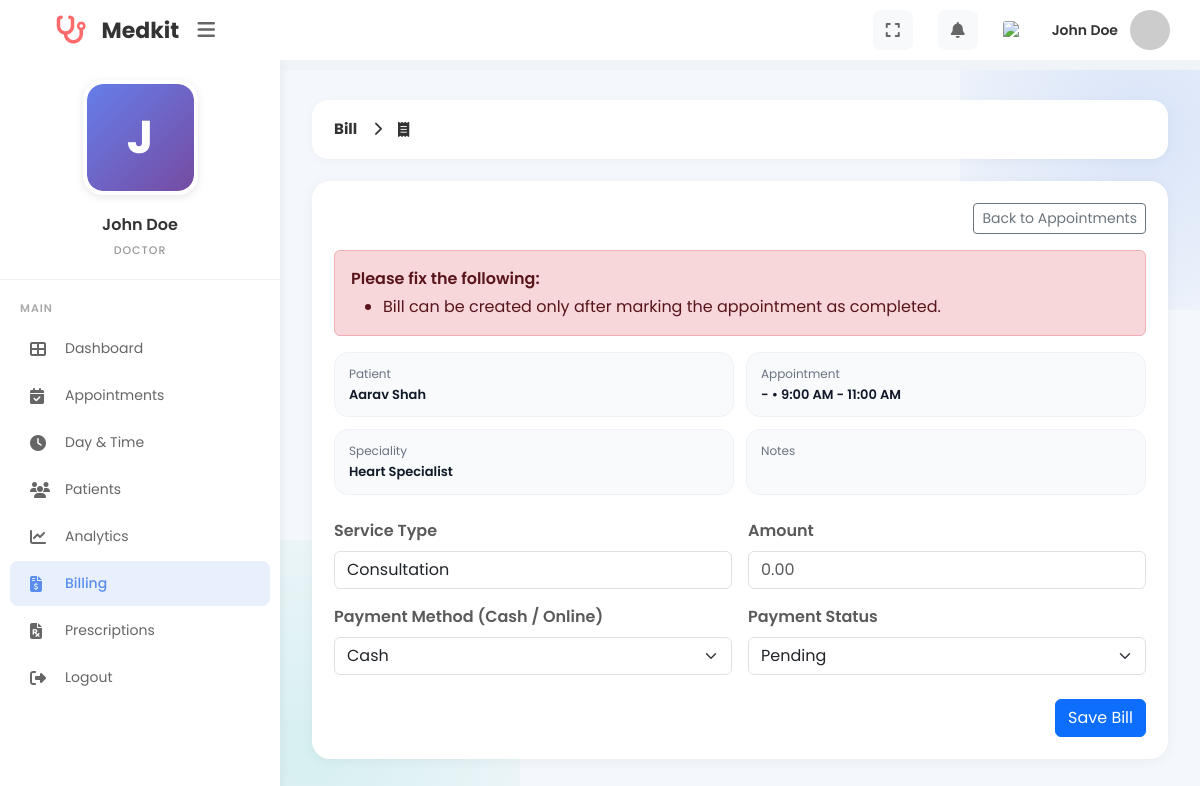
The app's page /MINI_PHP/doctor_bill.php?booking_id=1 (signed in) with its own data.
### tables this page shows
CREATE TABLE `users` (
  `id` int(11) NOT NULL,
  `firstname` varchar(225) DEFAULT '',
  `lastname` varchar(225) DEFAULT '',
  `phone_number` bigint(20) DEFAULT 0,
  `date_of_birth` date DEFAULT curdate(),
  `email` varchar(50) NOT NULL,
  `gender` varchar(100) DEFAULT '',
  `address` varchar(225) DEFAULT '',
  `clinic_name` varchar(255) DEFAULT NULL,
  `experience_years` int(11) DEFAULT 0,
  `education` varchar(255) DEFAULT NULL,
  `bio` text DEFAULT NULL,
  `password` varchar(255) NOT NULL,
  `role_id` int(11) DEFAULT 0,
  `category_id` int(11) DEFAULT NULL,
  `created_at` timestamp NOT NULL DEFAULT current_timestamp(),
  `updated_at` timestamp NOT NULL DEFAULT current_timestamp() ON UPDATE current_timestamp(),
  `profile_image` varchar(255) DEFAULT NULL,
  `license_number` varchar(50) DEFAULT NULL,
  `license_document` varchar(255) DEFAULT NULL,
  `verification_status` enum('verified','pending','rejected') NOT NULL DEFAULT 'verified',
  `verification_reason` varchar(255) DEFAULT NULL,
  `verified_at` timestamp NULL DEFAULT NULL,
  `verified_by_admin_id` int(11) DEFAULT NULL,
  `commission_percent` decimal(5,2) NOT NULL DEFAULT 10.00
);

CREATE TABLE `visit_booking` (
  `id` int(11) NOT NULL,
  `patient_id` int(11) DEFAULT 0,
  `doctor_id` int(11) DEFAULT 0,
  `speciality_id` int(11) DEFAULT 0,
  `time_id` int(11) DEFAULT 0,
  `Note` varchar(225) DEFAULT '',
  `is_visited` int(11) DEFAULT 0,
  `created_at` timestamp NOT NULL DEFAULT current_timestamp(),
  `updated_at` timestamp NOT NULL DEFAULT current_timestamp() ON UPDATE current_timestamp(),
  `appointment_date` date DEFAULT NULL,
  `status` enum('pending','accepted','visited','rejected') DEFAULT 'pending',
  `patient_notified` tinyint(1) DEFAULT 0,
  `doctor_seen` tinyint(1) NOT NULL DEFAULT 0,
  `reminder_sent_at` datetime DEFAULT NULL,
  `documents_emailed_at` datetime DEFAULT NULL
);

CREATE TABLE `patient` (
  `id` int(11) NOT NULL,
  `firstname` varchar(225) DEFAULT '',
  `lastname` varchar(225) DEFAULT '',
  `phone_number` bigint(20) DEFAULT 0,
  `email` varchar(100) DEFAULT NULL,
  `password` varchar(255) DEFAULT NULL,
  `date_of_birth` date DEFAULT curdate(),
  `gender` varchar(225) DEFAULT '',
  `address` varchar(225) DEFAULT '',
  `created_at` timestamp NOT NULL DEFAULT current_timestamp(),
  `updated_at` timestamp NOT NULL DEFAULT current_timestamp() ON UPDATE current_timestamp()
);

CREATE TABLE `doctor_available_time` (
  `id` int(11) NOT NULL,
  `day_id` int(11) DEFAULT 0,
  `start_time` time DEFAULT '00:00:00',
  `end_time` time DEFAULT '00:00:00',
  `created_at` timestamp NOT NULL DEFAULT current_timestamp(),
  `updated_at` timestamp NOT NULL DEFAULT current_timestamp() ON UPDATE current_timestamp()
);

CREATE TABLE `speciality` (
  `id` int(11) NOT NULL,
  `category_id` int(11) DEFAULT 0,
  `doctor_speciality` varchar(225) DEFAULT '',
  `created_at` timestamp NOT NULL DEFAULT current_timestamp(),
  `updated_at` timestamp NOT NULL DEFAULT current_timestamp() ON UPDATE current_timestamp()
);

### MINI_PHP/doctor_bill.php (the view, shortened to what this page needs)
<?php
include("config.php");
$doctor_id = (int)$_SESSION['doctor_id'];
$schema_error = '';
$doctor_res = mysqli_query($conn, "SELECT firstname, lastname, profile_image FROM users WHERE id = $doctor_id LIMIT 1");
$doctor = $doctor_res ? mysqli_fetch_assoc($doctor_res) : null;
$doctor['profile_image'] = $doctor['profile_image'] ?? '';
$booking_id = isset($_GET['booking_id']) ? (int)$_GET['booking_id'] : 0;
$errors = [];
$booking = null;
$bill = null;
function fetch_booking_for_billing(mysqli $conn, int $doctor_id, int $booking_id): ?array
{
  $q = "
        SELECT
            vb.id AS booking_id,
            vb.patient_id,
            vb.doctor_id,
            vb.speciality_id,
            vb.time_id,
            vb.appointment_date,
            vb.status,
            vb.Note,
            p.firstname AS patient_firstname,
            p.lastname AS patient_lastname,
            p.phone_number,
            p.email AS patient_email,
            s.doctor_speciality,
            dat.start_time,
            dat.end_time
        FROM visit_booking vb
        LEFT JOIN patient p ON p.id = vb.patient_id
        LEFT JOIN speciality s ON s.id = vb.speciality_id
        LEFT JOIN doctor_available_time dat ON dat.id = vb.time_id
        WHERE vb.id = ? AND vb.doctor_id = ?
        LIMIT 1
    ";
  $stmt = $conn->prepare($q);
  $stmt->bind_param("ii", $booking_id, $doctor_id);
  $stmt->execute();
  $res = $stmt->get_result();
  $row = $res ? $res->fetch_assoc() : null;
  return $row ?: null;
}
function fetch_bill_by_booking(mysqli $conn, int $doctor_id, int $booking_id): ?array
{
  $q = "SELECT * FROM clinic_bills WHERE booking_id = ? AND doctor_id = ? LIMIT 1";
  $stmt = $conn->prepare($q);
  $stmt->bind_param("ii", $booking_id, $doctor_id);
  $stmt->execute();
  $res = $stmt->get_result();
  $row = $res ? $res->fetch_assoc() : null;
  return $row ?: null;
}
if (empty($schema_error)) {
  if ($booking_id > 0) {
    $booking = fetch_booking_for_billing($conn, $doctor_id, $booking_id);
    if (!$booking) {
      $errors[] = 'Booking not found.';
    } else {
      if (!$bill) {
        $bill = fetch_bill_by_booking($conn, $doctor_id, $booking_id);
      }
      if (($booking['status'] ?? '') !== 'visited') {
        $errors[] = 'Bill can be created only after marking the appointment as completed.';
      }
    }
  } else {
    $errors[] = 'Missing booking.';
  }
}
$invoice_no = $bill ? billing_invoice_no((int)$bill['id']) : '';
$prefill_service = $bill['service_type'] ?? 'Consultation';
$prefill_amount = $bill['amount'] ?? '';
$prefill_method = $bill['payment_method'] ?? 'Cash';
$prefill_status = $bill['payment_status'] ?? 'pending';
$time_label = '-';
$date_label = '-';
$patient_name = '-';
if ($booking) {
  $patient_name = trim((string)($booking['patient_firstname'] ?? '') . ' ' . (string)($booking['patient_lastname'] ?? ''));
  if (!empty($booking['start_time'])) {
    $time_label = date("g:i A", strtotime((string)$booking['start_time']));
    if (!empty($booking['end_time'])) {
      $time_label .= ' - ' . date("g:i A", strtotime((string)$booking['end_time']));
    }
  }
}
$method_options = [
  'Cash',
  'Online',
];
?>
<!DOCTYPE html>
<html lang="en">
<head>
  <link href="https://cdn.jsdelivr.net/npm/bootstrap@5.3.2/dist/css/bootstrap.min.css" rel="stylesheet">
  <link href="https://cdnjs.cloudflare.com/ajax/libs/font-awesome/6.4.0/css/all.min.css" rel="stylesheet">
</head>
<body>
  <div class="top-header">
    <div class="header-left">
      <div class="logo">
        <i class="fa-solid fa-stethoscope"></i>
        <span>Medkit</span>
      </div>
      <button class="menu-toggle" type="button" aria-label="Menu">
        <i class="fas fa-bars"></i>
      </button>
    </div>
    <div class="header-right">
      <button class="header-icon" type="button" aria-label="Fullscreen">
        <i class="fas fa-expand"></i>
      </button>
      <div class="dropdown" style="position: relative;">
        <button class="header-icon" type="button" data-notif-toggle aria-label="Notifications" aria-expanded="false">
          <i class="fas fa-bell"></i>
        </button>
      </div>
      <img src="https://flagcdn.com/w40/us.png" alt="US" class="flag-icon">
      <a href="doctor_profile.php" class="user-profile text-decoration-none" title="View Profile" aria-label="View Profile">
        <span class="user-name"><?= htmlspecialchars($doctor['firstname'] . ' ' . $doctor['lastname']) ?></span>
        <?php
        $doctor_avatar_src = (!empty($doctor['profile_image']) && file_exists(__DIR__ . '/' . $doctor['profile_image']))
          ? $doctor['profile_image']
          : "https://ui-avatars.com/api/?name=" . urlencode($doctor['firstname'] . '+' . $doctor['lastname']) . "&background=5a8dee&color=fff";
        ?>
        <img src="<?= htmlspecialchars($doctor_avatar_src) ?>" alt="Profile" class="user-avatar">
      </a>
    </div>
  </div>
  <div class="sidebar">
    <div class="doctor-profile-sidebar">
      <div class="profile-image-wrapper">
        <form id="profileImageForm" action="doctor_profile_image.php" method="POST" enctype="multipart/form-data">
          <label for="profileImageInput" style="cursor: pointer; display: block; width: 115px; height: 115px; margin: 0 auto;">
            <div class="profile-image-container" id="sidebarProfileImage">
              <?php if (!empty($doctor['profile_image']) && file_exists(__DIR__ . '/' . $doctor['profile_image'])): ?>
                <img src="<?= htmlspecialchars($doctor['profile_image']) ?>" alt="Profile" style="width: 100%; height: 100%; object-fit: cover; display: block;">
              <?php else: ?>
                <div class="profile-placeholder">
                  <?= strtoupper(substr($doctor['firstname'] ?: 'D', 0, 1)) ?>
                </div>
              <?php endif; ?>
            </div>
          </label>
        </form>
      </div>
      <div class="profile-name"><?= htmlspecialchars($doctor['firstname'] . ' ' . $doctor['lastname']) ?></div>
      <div class="profile-role">DOCTOR</div>
    </div>
    <nav class="nav-menu">
      <div class="nav-label">MAIN</div>
      <a href="doctor_dashboard.php" class="nav-item">
        <i class="fas fa-th-large"></i>
        <span>Dashboard</span>
      </a>
      <a href="booking.php" class="nav-item">
        <i class="fas fa-calendar-check"></i>
        <span>Appointments</span>
      </a>
      <a href="add_day_time.php" class="nav-item">
        <i class="fas fa-clock"></i>
        <span>Day &amp; Time</span>
      </a>
      <a href="doctor_patients.php" class="nav-item">
        <i class="fas fa-users"></i>
        <span>Patients</span>
      </a>
      <a href="doctor_analytics.php" class="nav-item">
        <i class="fas fa-chart-line"></i>
        <span>Analytics</span>
      </a>
      <a href="doctor_billing.php" class="nav-item active">
        <i class="fas fa-file-invoice-dollar"></i>
        <span>Billing</span>
      </a>
      <a href="doctor_prescriptions.php" class="nav-item">
        <i class="fas fa-file-prescription"></i>
        <span>Prescriptions</span>
      </a>
      <a href="logout.php" class="nav-item">
        <i class="fas fa-right-from-bracket"></i>
        <span>Logout</span>
      </a>
    </nav>
  </div>
  <div class="main-content">
    <div class="breadcrumb-bar">
      <div class="breadcrumb-title">
        <span>Bill</span>
        <i class="fas fa-chevron-right" style="font-size: 14px; margin: 0 8px;"></i>
        <i class="fas fa-receipt"></i>
      </div>
    </div>
    <div class="panel-card">
      <?php if (!empty($schema_error)): ?>
        <div class="alert alert-danger mb-0">
          Billing table error: <?= htmlspecialchars($schema_error) ?>
        </div>
      <?php else: ?>
        <?php if (!empty($invoice_no)): ?>
          <div class="d-flex justify-content-between align-items-center mb-3" style="gap: 10px;">
            <div class="fw-semibold" style="color:#111827;">Invoice: #<?= htmlspecialchars($invoice_no) ?></div>
            <a href="doctor_billing.php" class="btn btn-sm btn-outline-secondary">Back to Billing</a>
          </div>
        <?php else: ?>
          <div class="d-flex justify-content-end mb-3">
            <a href="booking.php" class="btn btn-sm btn-outline-secondary">Back to Appointments</a>
          </div>
        <?php endif; ?>
        <?php if (!empty($errors)): ?>
          <div class="alert alert-danger">
            <div class="fw-semibold mb-1">Please fix the following:</div>
            <ul class="mb-0">
              <?php foreach ($errors as $e): ?>
                <li><?= htmlspecialchars($e) ?></li>
              <?php endforeach; ?>
            </ul>
          </div>
        <?php endif; ?>
        <?php if ($booking): ?>
          <div class="meta-grid mb-4">
            <div class="meta-item">
              <div class="meta-label">Patient</div>
              <div class="meta-value"><?= htmlspecialchars($patient_name !== '' ? $patient_name : '-') ?></div>
            </div>
            <div class="meta-item">
              <div class="meta-label">Appointment</div>
              <div class="meta-value"><?= htmlspecialchars($date_label) ?> • <?= htmlspecialchars($time_label) ?></div>
            </div>
            <div class="meta-item">
              <div class="meta-label">Speciality</div>
              <div class="meta-value"><?= htmlspecialchars((string)($booking['doctor_speciality'] ?? '-')) ?></div>
            </div>
            <div class="meta-item">
              <div class="meta-label">Notes</div>
            </div>
          </div>
          <form method="POST">
            <div class="row g-3">
              <div class="col-md-6">
                <label class="form-label fw-semibold">Service Type</label>
                <input type="text" name="service_type" class="form-control" value="<?= htmlspecialchars((string)$prefill_service) ?>" placeholder="Consultation">
              </div>
              <div class="col-md-6">
                <label class="form-label fw-semibold">Amount</label>
                <input type="number" name="amount" step="0.01" min="0" class="form-control" value="<?= htmlspecialchars((string)$prefill_amount) ?>" placeholder="0.00" required>
              </div>
              <div class="col-md-6">
                <label class="form-label fw-semibold">Payment Method (Cash / Online)</label>
                <select name="payment_method" class="form-select">
                  <?php foreach ($method_options as $opt): ?>
                    <option value="<?= htmlspecialchars($opt) ?>" <?= (strcasecmp((string)$prefill_method, $opt) === 0) ? 'selected' : '' ?>>
                      <?= htmlspecialchars($opt) ?>
                    </option>
                  <?php endforeach; ?>
                </select>
              </div>
              <div class="col-md-6">
                <label class="form-label fw-semibold">Payment Status</label>
                <select name="payment_status" class="form-select">
                  <option value="pending" <?= ((string)$prefill_status === 'pending') ? 'selected' : '' ?>>Pending</option>
                </select>
              </div>
            </div>
            <div class="d-flex justify-content-end mt-4" style="gap: 10px;">
              <button type="submit" class="btn btn-primary">Save Bill</button>
            </div>
          </form>
        <?php endif; ?>
      <?php endif; ?>
    </div>
  </div>
</body>
</html>

### records on screen
users: firstname+lastname "John Doe", firstname "J"
visit_booking: patient.lastname "Aarav Shah", doctor_available_time.start_time+end_time "9:00 AM - 11:00 AM", speciality.doctor_speciality "Heart Specialist"

### other values on screen
$e "Bill can be created only after marking the appointment as completed."
$date_label "-"
form field payment_method "Cash"
